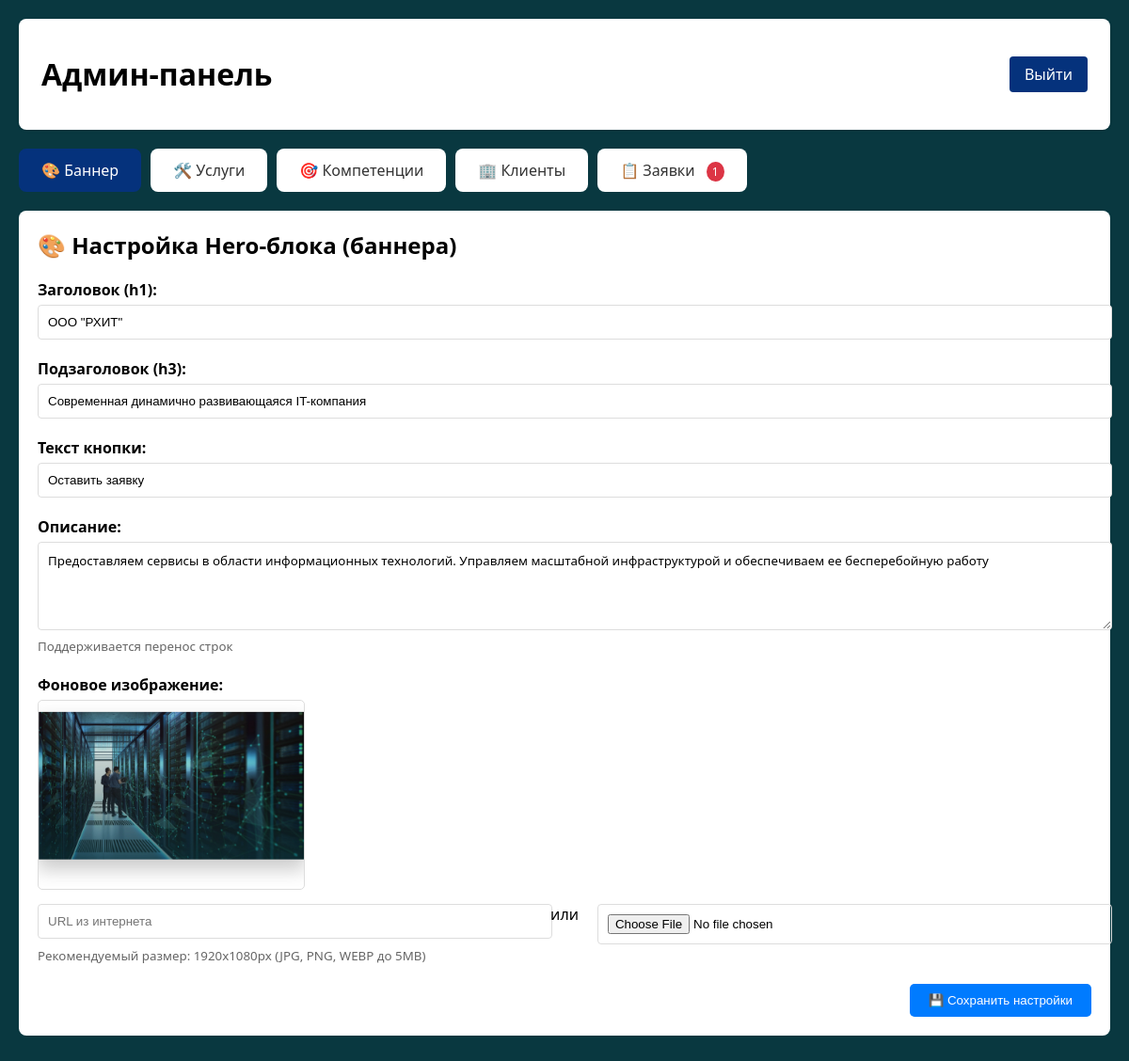
The page /admin/index.php (signed in) on the database its author committed.
### tables this page shows
CREATE TABLE hero_settings (
            id INTEGER PRIMARY KEY AUTOINCREMENT,
            title TEXT NOT NULL DEFAULT 'ООО "РХИТ"',
            subtitle TEXT NOT NULL DEFAULT 'Современная динамично развивающаяся IT-компания',
            button_text TEXT NOT NULL DEFAULT 'Оставить заявку',
            description TEXT NOT NULL DEFAULT 'Предоставляем сервисы в области информационных технологий. Управляем масштабной инфраструктурой и обеспечиваем ее бесперебойную работу',
            background_image TEXT DEFAULT '/assets/img/hero-bg.jpg',
            updated_at DATETIME DEFAULT CURRENT_TIMESTAMP
        );

### includes/Database.php (called while the page is built, shortened)
<?php
class Database {
    private $pdo;
    public function __construct() {
        $dbPath = __DIR__ . '/../config/database.sqlite';
        $configDir = __DIR__ . '/../config';
        $this->pdo = new PDO("sqlite:" . $dbPath);
        $this->pdo->setAttribute(PDO::ATTR_ERRMODE, PDO::ERRMODE_EXCEPTION);
        $this->createTables();
    }
    private function createTables() {
        $this->pdo->exec("
            CREATE TABLE IF NOT EXISTS content_blocks (
                id INTEGER PRIMARY KEY AUTOINCREMENT,
                block_key TEXT UNIQUE NOT NULL,
                block_name TEXT NOT NULL,
                content TEXT,
                type TEXT DEFAULT 'text',
                updated_at DATETIME DEFAULT CURRENT_TIMESTAMP
            )
        ");
        $this->pdo->exec("
            CREATE TABLE IF NOT EXISTS requests (
                id INTEGER PRIMARY KEY AUTOINCREMENT,
                name TEXT NOT NULL,
                phone TEXT NOT NULL,
                email TEXT,
                message TEXT,
                status TEXT DEFAULT 'new',
                created_at DATETIME DEFAULT CURRENT_TIMESTAMP,
                updated_at DATETIME DEFAULT CURRENT_TIMESTAMP
            )
        ");
        $this->pdo->exec("
            CREATE TABLE IF NOT EXISTS services (
                id INTEGER PRIMARY KEY AUTOINCREMENT,
                title TEXT NOT NULL,
                image TEXT NOT NULL,
                sort_order INTEGER DEFAULT 0,
                is_active INTEGER DEFAULT 1,
                created_at DATETIME DEFAULT CURRENT_TIMESTAMP
            )
        ");
        $this->pdo->exec("
            CREATE TABLE IF NOT EXISTS competencies (
                id INTEGER PRIMARY KEY AUTOINCREMENT,
                title TEXT NOT NULL,
                sort_order INTEGER DEFAULT 0,
                is_active INTEGER DEFAULT 1,
                created_at DATETIME DEFAULT CURRENT_TIMESTAMP
            )
        ");
        $stmt = $this->pdo->query("SELECT COUNT(*) FROM content_blocks");
        $count = $stmt->fetchColumn();
    }
    public function getHeroSettings() {
        $stmt = $this->pdo->query("SELECT * FROM hero_settings LIMIT 1");
        $result = $stmt->fetch(PDO::FETCH_ASSOC);
        return $result;
    }
}
?>

### admin/hero.php (the view, shortened to what this page needs)
<?php
$hero = $db->getHeroSettings();
?>
<div style="background: white; border-radius: 8px; padding: 20px; margin-bottom: 20px;">
    <h2 style="margin: 0 0 20px 0;">🎨 Настройка Hero-блока (баннера)</h2>
    <form method="POST" enctype="multipart/form-data">
        <div style="margin-bottom: 20px;">
            <label style="display: block; margin-bottom: 5px; font-weight: bold;">Заголовок (h1):</label>
            <input type="text" name="title" value="<?= htmlspecialchars($hero['title']) ?>"
                   style="width: 100%; padding: 10px; border: 1px solid #ddd; border-radius: 4px;">
        </div>
        <div style="margin-bottom: 20px;">
            <label style="display: block; margin-bottom: 5px; font-weight: bold;">Подзаголовок (h3):</label>
            <input type="text" name="subtitle" value="<?= htmlspecialchars($hero['subtitle']) ?>"
                   style="width: 100%; padding: 10px; border: 1px solid #ddd; border-radius: 4px;">
        </div>
        <div style="margin-bottom: 20px;">
            <label style="display: block; margin-bottom: 5px; font-weight: bold;">Текст кнопки:</label>
            <input type="text" name="button_text" value="<?= htmlspecialchars($hero['button_text']) ?>"
                   style="width: 100%; padding: 10px; border: 1px solid #ddd; border-radius: 4px;">
        </div>
        <div style="margin-bottom: 20px;">
            <label style="display: block; margin-bottom: 5px; font-weight: bold;">Описание:</label>
            <textarea name="description" rows="4"
                      style="width: 100%; padding: 10px; border: 1px solid #ddd; border-radius: 4px;"><?= htmlspecialchars($hero['description']) ?></textarea>
            <small style="color: #666;">Поддерживается перенос строк</small>
        </div>
        <div style="margin-bottom: 20px;">
            <label style="display: block; margin-bottom: 5px; font-weight: bold;">Фоновое изображение:</label>
            <div style="margin-bottom: 10px;">
                <img src="<?= htmlspecialchars($hero['background_image']) ?>"
                     style="max-width: 100%; max-height: 200px; border-radius: 5px; border: 1px solid #ddd;">
            </div>
            <div style="display: flex; gap: 10px; flex-wrap: wrap;">
                <div style="flex: 1;">
                    <input type="text" name="background_image_url" placeholder="URL из интернета"
                           style="width: 100%; padding: 10px; border: 1px solid #ddd; border-radius: 4px;">
                </div>
                <div style="text-align: center; padding: 0 10px;">или</div>
                <div style="flex: 1;">
                    <input type="file" name="background_image_file" accept="image/*"
                           style="width: 100%; padding: 10px; border: 1px solid #ddd; border-radius: 4px;">
                </div>
            </div>
            <small style="color: #666;">Рекомендуемый размер: 1920x1080px (JPG, PNG, WEBP до 5MB)</small>
        </div>
        <div style="display: flex; gap: 10px; justify-content: flex-end;">
            <button type="submit" name="save_hero"
                    style="background: #007bff; color: white; border: none; padding: 10px 20px; border-radius: 5px; cursor: pointer;">
                💾 Сохранить настройки
            </button>
        </div>
    </form>
</div>

### assets/css/admin.css (style rules this page uses)
body { font-family: system-ui, -apple-system, sans-serif; background-color: #093840; margin: 0; padding: 20px; }
textarea { width: 100%; padding: 8px; border: 1px solid #ddd; border-radius: 4px; font-family: inherit; resize: vertical; }
button { background-color: #05327C; color: white; border: none; padding: 8px 16px; border-radius: 4px; cursor: pointer; }

### rows shown on the page
hero_settings: title "ООО \"РХИТ\"", subtitle "Современная динамично развивающаяся IT-компания", button_text "Оставить заявку", description "Предоставляем сервисы в области информационных технологий. Управляем масштабной инфраструктурой и обеспечиваем ее бесперебойную работу", background_image (picture)

### other values the page prints
$newCount "1"
